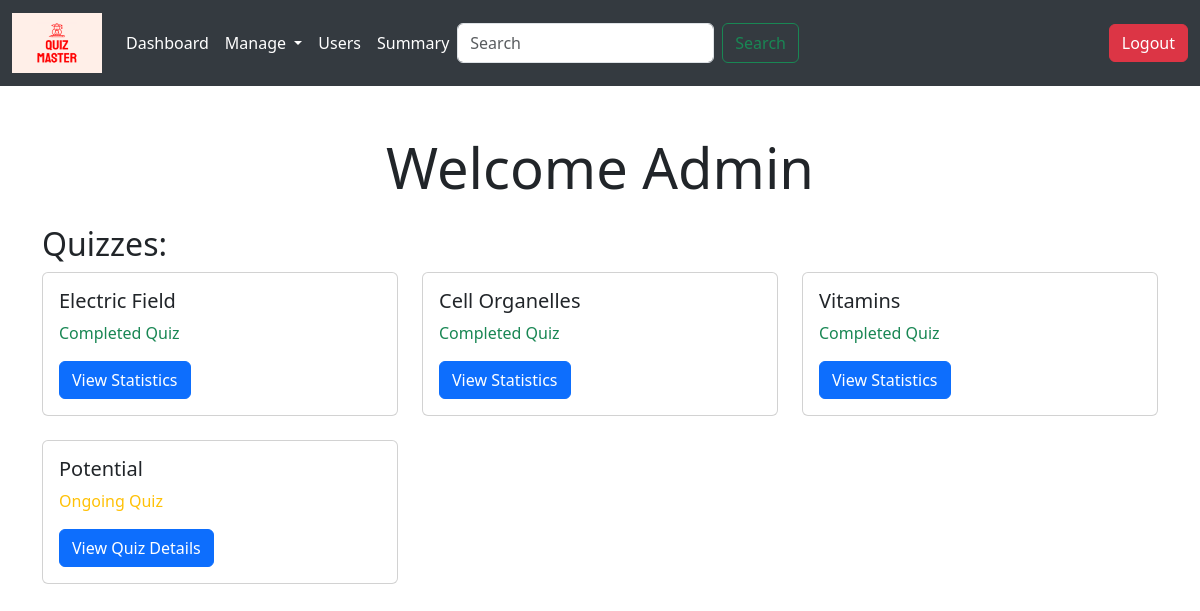
The page /admin_dashboard (signed in) on the database as committed earlier.
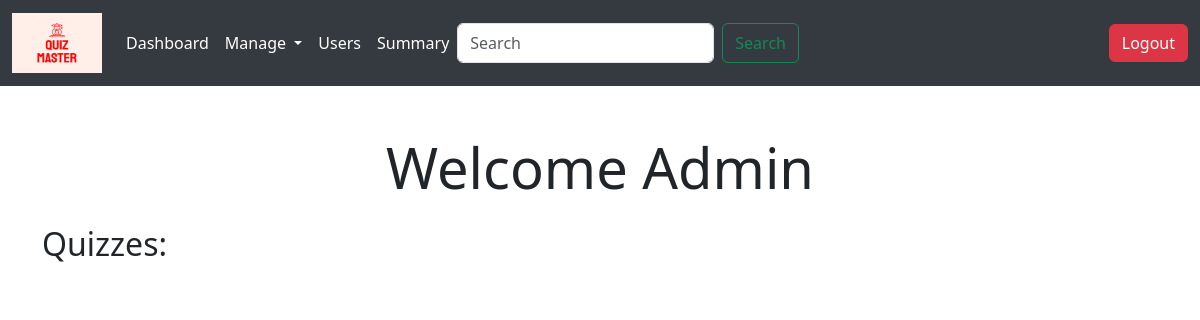
The same page on the database as committed later.
### controller/models.py (models this page shows)
class Quiz(db.Model):
    id = db.Column(db.Integer, primary_key = True, autoincrement = True)
    chapter_id = db.Column(db.Integer, db.ForeignKey('chapter.id'), nullable = False)
    name = db.Column(db.String(128), nullable = False)
    date_of_quiz = db.Column(db.Date, nullable = False)
    duration = db.Column(db.String(64),nullable = False)
    syllabus = db.Column(db.Text)
    total_questions = db.Column(db.Integer)
    maximum_marks = db.Column(db.Integer)
    questions = db.relationship('Question', backref = 'quiz', lazy = True)
    quiz_attempts = db.relationship('Score', backref = 'quiz', lazy = True)

### controller/admin_routes.py (the view)
@app.route('/admin_dashboard') #URL for ADMIN DASHBOARD
@login_required
def admin_dashboard():
    if current_user.role != 'admin':
        flash('You are not authorized to view this page!', 'danger')
        return redirect(url_for('home'))
    quizzes = Quiz.query.all()
    current_date = datetime.today().date()
    return render_template('admin_dashboard.html', quizzes=quizzes, current_date=current_date)

### controller/authorization_routes.py (called while the page is built)
@login_manager.user_loader
def load_user(user_id):
    return User.query.get(int(user_id))

### templates/admin_dashboard.html (shortened to what this page needs)
{% extends "base.html" %}
{% block content %}
  <div class="container mt-5">
    <h1 class="display-4 text-center">Welcome Admin</h1>
    <h2 class="mt-4">Quizzes:</h2>
    <div class="row">
      {% for quiz in quizzes %}
        <div class="col-md-4 mb-4">
          <div class="card">
            <div class="card-body">
              <h5 class="card-title">{{ quiz.name }}</h5>
              {% if quiz.date_of_quiz == current_date %}
                <p class="card-text text-warning">Ongoing Quiz</p>
              {% elif quiz.date_of_quiz > current_date %}
                <p class="card-text text-info">Upcoming Quiz - {{ quiz.date_of_quiz }}</p>
              {% else %}
                <p class="card-text text-success">Completed Quiz</p>
              {% endif %}
              {% if quiz.date_of_quiz == current_date or quiz.date_of_quiz > current_date %}
                <a href="{{ url_for('quiz_details', quiz_id=quiz.id) }}" class="btn btn-primary">View Quiz Details</a>
              {% else %}
                <a href="{{ url_for('quiz_summary', quiz_id=quiz.id) }}" class="btn btn-primary">View Statistics</a>
              {% endif %}
            </div>
          </div>
        </div>
      {% endfor %}
    </div>
  </div>
{% endblock %}

Rows that differ between the two databases and show on the page:
removed Quiz: name "Electric Field", date_of_quiz "Completed Quiz"
removed Quiz: name "Cell Organelles", date_of_quiz "Completed Quiz"
removed Quiz: name "Vitamins", date_of_quiz "Completed Quiz"
removed Quiz: name "Potential", date_of_quiz "Ongoing Quiz"
